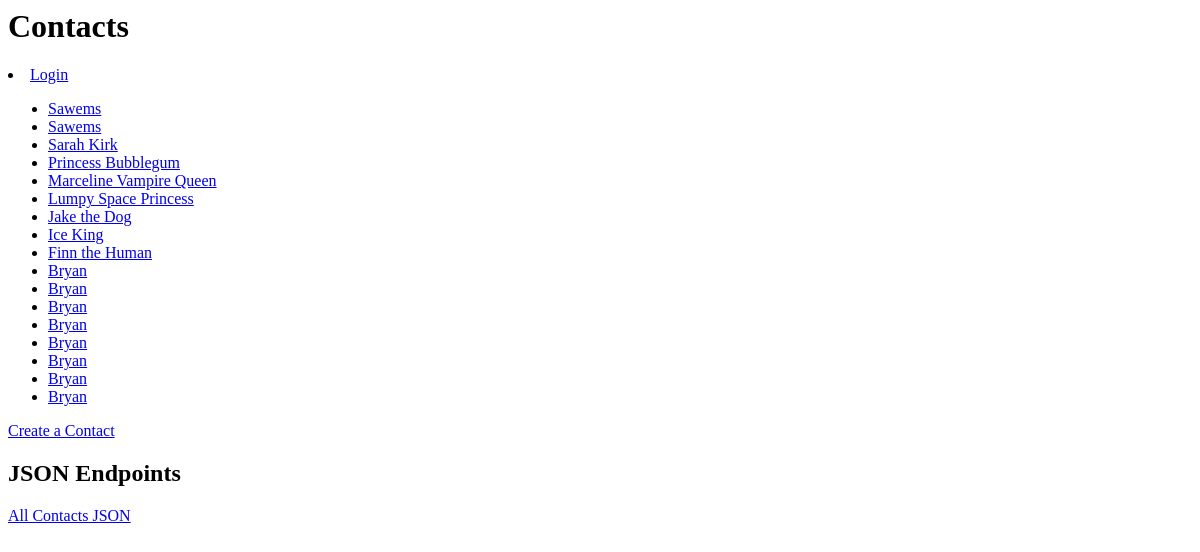
Before: /contact_api/ with the older database file.
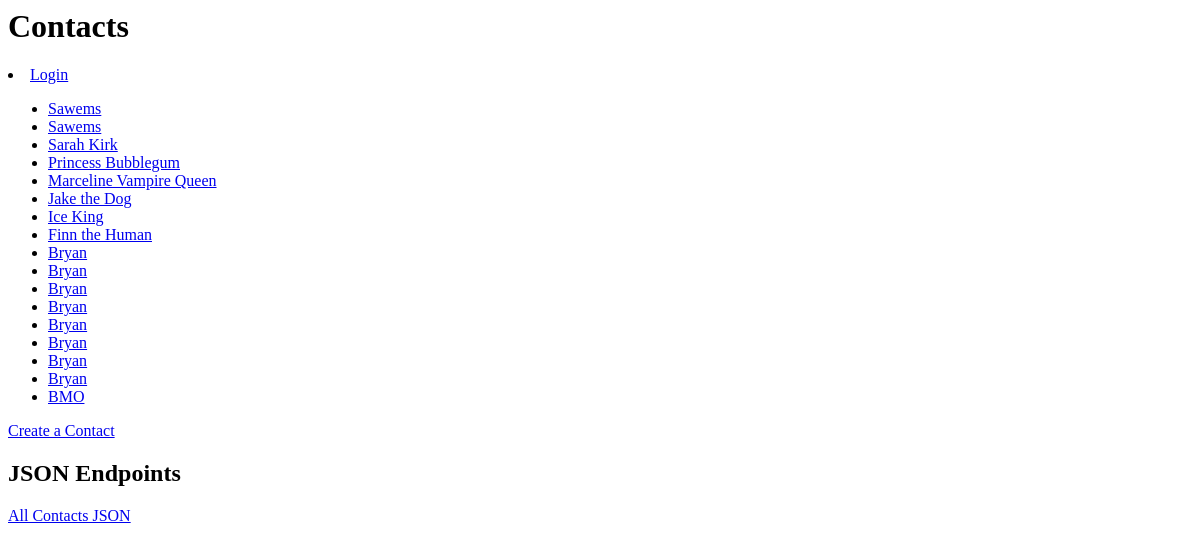
After: the same page with the newer database file.
### contact_api/models.py (models this page shows, shortened)
class Contact(models.Model):
    full_name = models.CharField(max_length=50)
    email = models.CharField(max_length=100)
    address = models.CharField(max_length=200)
    phone = models.CharField(max_length=15)

### contact_api/views.py (the view)
# urls.py: path('', views.index, name='index'),
def index(request):
    latest_contact_list = Contact.objects.order_by('-full_name')
    context = {'latest_contact_list': latest_contact_list}
    return render(request, 'contact_api/index.html', context)

### contact_api/templates/contact_api/index.html (shortened to what this page needs)
<h1>Contacts</h1>
{% if user.is_authenticated %}
     <li>User: {{ user.get_username }}</li>
     <li><a href="{% url 'logout'%}?next={{request.path}}">Logout</a></li>
   {% else %}
     <li><a href="{% url 'login'%}?next={{request.path}}">Login</a></li>
   {% endif %}
{% if latest_contact_list %}
    <ul>
    {% for contact in latest_contact_list %}
        <li><a href="{% url 'contact_api:show' contact.id %}">{{ contact.full_name }}</a></li>
    {% endfor %}
    </ul>
{% else %}
    <p>No contacts are available.</p>
{% endif %}
<a href="{% url 'contact_api:create' %}">Create a Contact</a>
<h2>JSON Endpoints</h2>
<a href="{% url 'contact_api:api_index' %}">All Contacts JSON</a>

Changed rows visible on the page:
changed Contact: full_name "Lumpy Space Princess" → "BMO"; moves down the list
